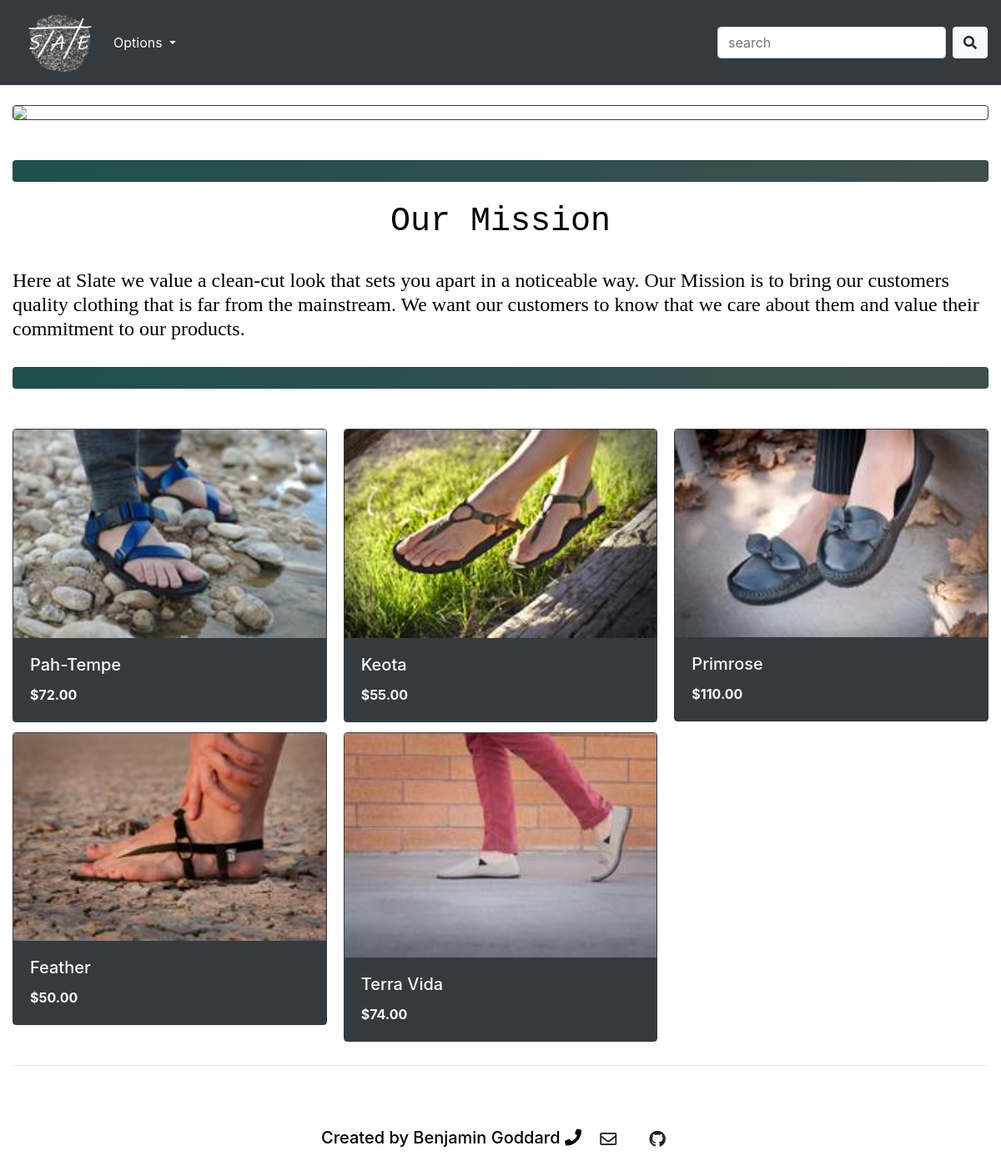
Screenshot of /customer_home/ (signed in) with the database file from the repository.
### accounts/models.py (models this page shows, shortened)
class Product(models.Model):
    CATEGORY = (
        ('Sandal', 'Sandal'),
        ('Close-Toed Shoe', 'Close-Toed Shoe'),
    )
    name = models.CharField(max_length=200, null=True)
    price = models.FloatField(null=True)
    category = models.CharField(max_length=200, null=True, choices=CATEGORY)
    description = models.CharField(max_length=200, null=True, blank=True)
    date_created = models.DateTimeField(auto_now_add=True, null=True)
    tags = models.ManyToManyField(Tag)
    image = models.ImageField(upload_to='static/images/')

### accounts/views.py (the view)
# urls.py: path('customer_home/', views.customer_home, name="user"),
@login_required(login_url='login')
def customer_home(request):
    products = Product.objects.all()
    context = {
        'products': products,
    }
    return render(request, 'accounts/user.html', context)

### accounts/templates/accounts/user.html
{%  extends 'accounts/main.html' %}
{% block content %}
<br>
{% load static %}
<div class="card border-dark">
	<img class="card-img-top" src="{% static 'images/home_page1.png' %}" width="1230px">
</div>
<br>
<br>
<div class="card card-sm" id="home_div"><br></div>
<br>
<h1 style=" text-align: center; font-family: Courier New;"  id="home_text">Our Mission</h1>
<br>
<h4 style="font-family: Trebuchet MS;"  id="home_text2">Here at Slate we value a clean-cut look that sets you apart in a noticeable way.
	Our Mission is to bring our customers quality clothing that is far from the mainstream. We want our customers to
	know that we care about them and value their commitment to our products.</h4>
<br>
<div class="card card-lg" id="home_div2"><br></div>
<br>
<br>
<div class="card-columns">
	{% for product in products %}
	  <div class="card border-dark">
		<a href="{% url 'product2' product.id %}"><img class="card-img-top" src="{{product.image.url}}" id="product_image"></a>
		<div class="card-body bg-dark">
		  <h5 class="card-title text-light">{{product.name}}</h5>
		  <p class="card-text text-light"><b>${{product.price}}0</b></p>
		</div>
	  </div>
	<br>
	{% endfor %}
	<br>
	<br>
</div>
{% endblock content %}

### static/css/theme_light.css (style rules this page uses)
#body { background-color: white; }
#home_text { color: black; }
#home_text2 { color: black; }
#home_div { background-image: linear-gradient(to right, #1F4F4F, #3F4F4F); }
#home_div2 { background-image: linear-gradient(to right, #1F4F4F, #3F4F4F); }

### rows the page displays
Product: image (picture), name "Pah-Tempe", price "72.0"
Product: image (picture), name "Feather", price "50.0"
Product: image (picture), name "Keota", price "55.0"
Product: image (picture), name "Terra Vida", price "74.0"
Product: image (picture), name "Primrose", price "110.0"
